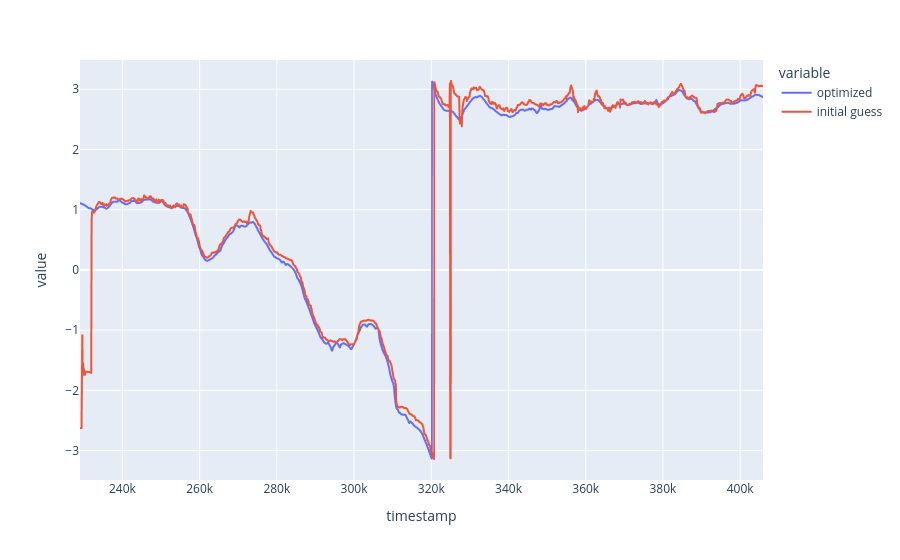

Notebook code for this chart:
### Code cell
R_vi_est = result.atRot3(R(0))
yaws = [result.atPose3(X(i)).rotation().compose(R_vi_est).yaw() for i in range(len(optimized_poses))]
init_yaws = [rot.compose(R_vi_est).yaw() for rot in rot_init]
# px.line(pd.Series(yaws, index=fit_gps.index[:len(optimized_poses)]))
px.line(pd.DataFrame({'optimized': yaws, 'initial guess': init_yaws}, index=fit_gps.index[:len(optimized_poses)]))

### Figure 1 — Plotly figure (JSON) as saved in the notebook; plotly's stock layout.template omitted (floating-point values rounded to 4 significant figures; data arrays with more than 128 entries replaced by an {"elided": "..."} marker saying what was removed)
{"data": [{"hovertemplate": "variable=optimized<br>timestamp=%{x}<br>value=%{y}<extra></extra>", "legendgroup": "optimized", "line": {"color": "#636efa", "dash": "solid"}, "marker": {"symbol": "circle"}, "mode": "lines", "name": "optimized", "showlegend": true, "type": "scattergl", "x": {"elided": "1516 int values"}, "xaxis": "x", "y": {"elided": "1516 float values"}, "yaxis": "y"}, {"hovertemplate": "variable=initial guess<br>timestamp=%{x}<br>value=%{y}<extra></extra>", "legendgroup": "initial guess", "line": {"color": "#EF553B", "dash": "solid"}, "marker": {"symbol": "circle"}, "mode": "lines", "name": "initial guess", "showlegend": true, "type": "scattergl", "x": {"elided": "1516 int values"}, "xaxis": "x", "y": {"elided": "1516 float values"}, "yaxis": "y"}], "layout": {"legend": {"title": {"text": "variable"}, "tracegroupgap": 0}, "margin": {"t": 60}, "xaxis": {"anchor": "y", "domain": [0, 1], "title": {"text": "timestamp"}}, "yaxis": {"anchor": "x", "domain": [0, 1], "title": {"text": "value"}}}}
